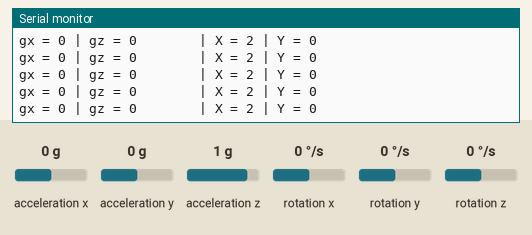
Recording of a sketch running on a simulated Arduino Leonardo, built with avr-gcc and run on an emulated ATmega32U4. Shown: the last lines printed to the serial monitor. The test bench sets the inputs (shaded band); at power-on: rotation x 0 °/s, rotation z 0 °/s, acceleration x 0 g, acceleration y 0 g, acceleration z 1 g, rotation y 0 °/s.

Above: at 1.2 s.
1.3 s: rotation x set to -192 °/s
At 2.3 s:
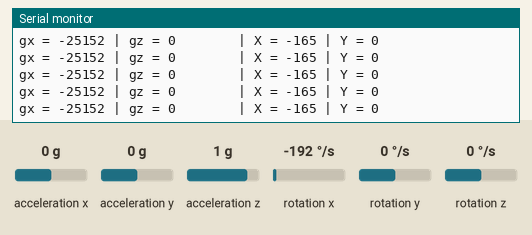
2.8 s: rotation z set to -100 °/s
At 3.6 s:
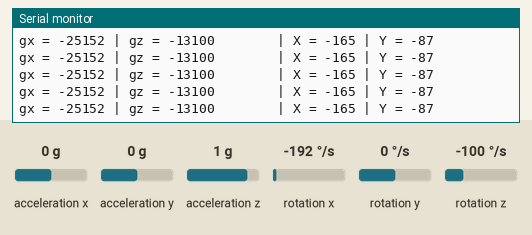
5.8 s: rotation x set to 100 °/s
At 6.6 s:
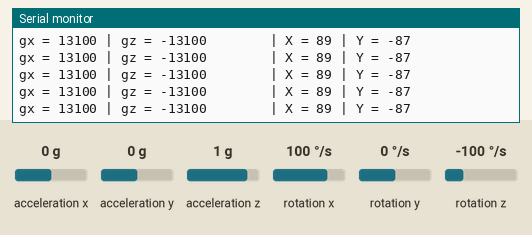
11.8 s: rotation z set to 192 °/s
At 12.5 s:
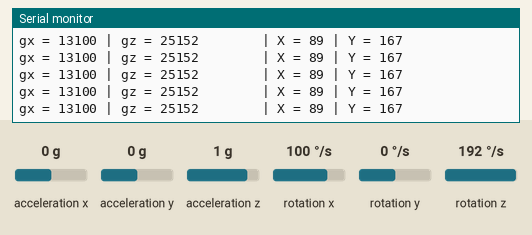
14.8 s: rotation z set to -100 °/s
At 15.7 s:
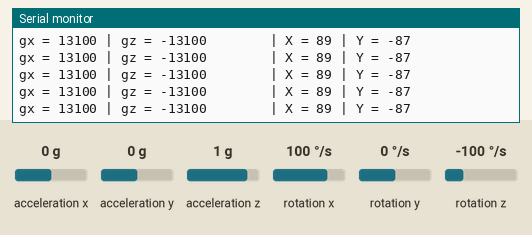
Timing chart, 0 to 17.8 s (numbered marks = the images above; inputs shaded):
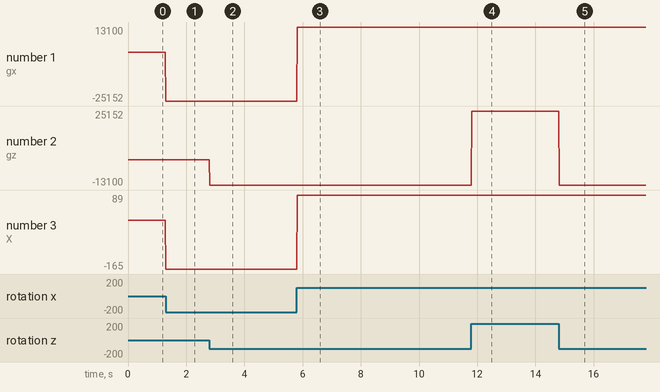

The sketch:

Table_Tennis.ino
```cpp
//calibrate_air_mouse
#include <Wire.h>
#include <I2Cdev.h>
#include <MPU6050.h>
#include <Mouse.h>

MPU6050 mpu;
int16_t ax, ay, az, gx, gy, gz;
int vx, vy;

void setup() {
  Serial.begin(9600);
  Wire.begin();
  mpu.initialize();
  if (!mpu.testConnection()) { while (1); }
}

void loop() {
  mpu.getMotion6(&ax, &ay, &az, &gx, &gy, &gz);

  vx = ((gx+355)/150);  // change 300 from 0 to 355
  vy = (gz)/150; // same here about "-100"  from -355 to 0

  Serial.print("gx = ");
  Serial.print(gx);
  Serial.print(" | gz = ");
  Serial.print(gz);

  Serial.print("        | X = ");
  Serial.print(vx);
  Serial.print(" | Y = ");
  Serial.println(vy);

  Mouse.move(vx, vy);

  delay(10);
}
```

Measured:
- after the input at 1.3 s, the serial monitor: prints a new line at once (image 1)
- after the input at 2.8 s, the serial monitor: prints a new line at once (image 2)
- after the input at 5.8 s, the serial monitor: prints a new line at once (image 3)
- after the input at 11.8 s, the serial monitor: prints a new line at once (image 4)
- after the input at 14.8 s, the serial monitor: prints a new line at once (image 5)
- plotted number 1: 0 → -25152 after the input at 1.3 s, -25152 → 13100 after the input at 5.8 s
- plotted number 2: 0 → -13100 after the input at 2.8 s, -13100 → 25152 after the input at 11.8 s, 25152 → -13100 after the input at 14.8 s
- plotted number 3: 2 → -165 after the input at 1.3 s, -165 → 89 after the input at 5.8 s
